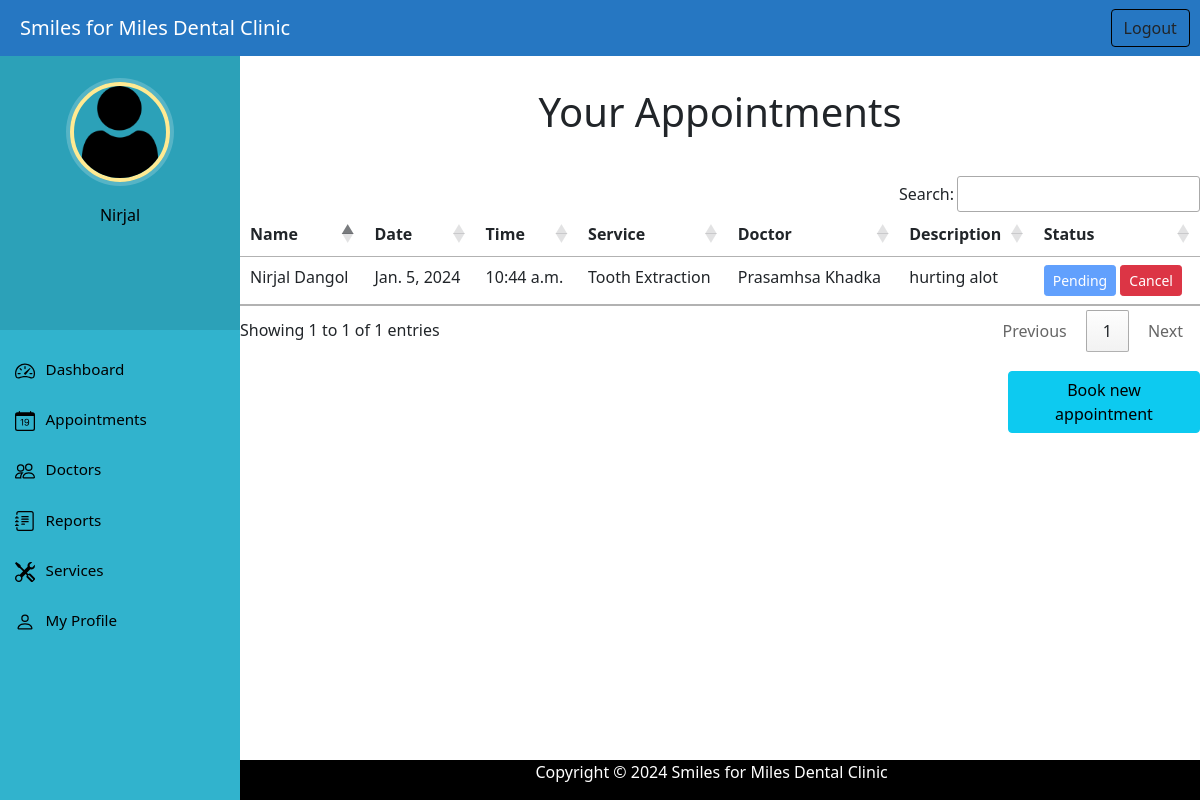
/user_view_appointment (signed in), run on the app's committed database.
### home/models.py (models this page shows, shortened)
class PatientUser(models.Model):
    user=models.OneToOneField(User, null=True, blank=False,on_delete=models.CASCADE)
    date_of_birth = models.DateField()
    phone_number = models.CharField(max_length=15)
    address = models.CharField(max_length=50)
    profile_picture = models.ImageField(upload_to='profile_pic/user_profile_pic/', default='img/defaultuser.png')
    def __str__(self):
        return self.user.first_name+" "+self.user.last_name

class Appointment(models.Model):
    patientUser = models.ForeignKey(PatientUser, blank=False, null=False, on_delete=models.CASCADE)
    doctor = models.ForeignKey(Doctor, blank=False, null=False, on_delete=models.CASCADE)
    service = models.ForeignKey(Service, blank=False, null=False, on_delete=models.CASCADE)
    date = models.DateField()
    time = models.TimeField()
    description = models.TextField()
    status = models.IntegerField('Status', default=0)

class Service(models.Model):
    service_name = models.CharField('Service',max_length=50)
    cost = models.IntegerField()
    description = models.TextField()
    def __str__(self):
        return self.service_name

class Doctor(models.Model):
    full_name = models.CharField(max_length=100)
    qualification = models.CharField(max_length=50)
    date_of_birth = models.DateField()
    email = models.EmailField(max_length=100)
    phone_number = models.CharField(max_length=15)
    address = models.CharField(max_length=50)
    profile_picture = models.ImageField(upload_to='profile_pic/doctor_profile_pic/',null=True,blank=True)
    experience = models.CharField(max_length=10, default="1 year")
    def __str__(self):
        return self.full_name

### home/views.py (the view)
# urls.py: path('user_view_appointment', views.user_view_appointment,name='user_view_appointment'),
@login_required(login_url='/login')
@user_passes_test(is_patient)
def user_view_appointment(request):
    patientUser = PatientUser.objects.get(user=request.user.id) #to get the profile picture in the sidebar
    appointment = Appointment.objects.filter(patientUser=patientUser).all()
    return render(request,'user_view_appointment.html', {'appointment':appointment ,'patientUser':patientUser})

### home/views.py (called while the page is built)
def is_patient(user):
    return user.groups.filter(name='PATIENT').exists()

### templates/user_view_appointment.html (shortened to what this page needs)
{% extends 'userbase.html' %}
{% load static %}
{% block content %}
<h1 class="text-center" style="margin-top: 40px;">Your Appointments</h1>
<div style="margin-top: 40px;">
  <div class="panel panel-primary">
    <table class="table table-hover" id="example">
      <thead>
        <tr>
          <th>Name</th>
          <th>Date</th>
          <th>Time</th>
          <th>Service</th>
          <th>Doctor</th>
          <th>Description</th>
          <th>Status</th>
        </tr>
      </thead>
      {% for a in appointment %}
      <tr>
        <td> {{a.patientUser}}</td>
        <td>{{a.date}}</td>
        <td>{{a.time}}</td>
        <td>{{a.service}}</td>
        <td>{{a.doctor}}</td>
        <td>{{a.description}}</td>
        {%if a.status == 0 %}
        <td> <button class="btn btn-sm btn-primary" disabled data-bs-toggle="button">Pending</button> <a class="btn btn-danger btn-sm" onclick="return confirm('Are you sure you want to cancel this appointment?')"
        name="cancel_button" href="{% url 'user_cancel_appointment' a.id  %}">Cancel</a></td>
        {% elif a.status == 1 %}
        <td> <button class="btn btn-sm btn-success" disabled data-bs-toggle="button" >Confirmed</button>
        <a class="btn btn-danger btn-sm" onclick="return confirm('Are you sure you want to cancel this appointment?')"
        name="cancel_button" href="{% url 'user_cancel_appointment' a.id  %}">Cancel</a></td>
        {% elif a.status == 2 %}
        <td> <button class="btn btn-sm btn-danger" disabled data-bs-toggle="button" >Rejected</button></td>
        {% elif a.status == 3 %}
        <td> <button class="btn btn-sm btn-danger" disabled data-bs-toggle="button" >Cancelled</button></td>
        {% elif a.status == 4 %}
        <td> <button class="btn btn-sm btn-success" disabled data-bs-toggle="button">Finished</button></td>
        {% endif %}
      </tr>
      {% endfor %}
    </table>
  </div>
  <a type="button" class="btn btn-info" href="/user_book_appointment" style="margin-left: 80%; margin-top:2%; margin-bottom: 5%;" >Book new appointment</a>
</div>
{% endblock content %}

### templates/userbase.html (shortened to what this page needs)
<!doctype html>
<html lang="en">
<head>
  {% load static %}
  <link rel="stylesheet" href="{% static 'css/dashboardstyle.css' %}">
  <link rel="stylesheet" href="https://cdn.datatables.net/1.11.5/css/jquery.dataTables.min.css">
  <link rel="stylesheet" href="https://cdn.datatables.net/buttons/2.2.2/css/buttons.dataTables.min.css">
  <link href="https://cdn.jsdelivr.net/npm/bootstrap@5.1.3/dist/css/bootstrap.min.css" rel="stylesheet"
>
</head>
<body>
  <nav class="menu" tabindex="0">
    <header class="avatar" style="height: 35%;">
      <img src="{% static patientUser.profile_picture .url %}" width="50px" height="100px"/>
      <br><br>
      <h6 style="color: black;">{{user.first_name}}</h6>
    </header>
    <ul>
      <li tabindex="0" class="icon-dashboard"> <a style="color:black; text-decoration:none;" href="/userdashboard"><span>Dashboard</span></a> </li>
      <li tabindex="0" class="icon-calendar"> <a style="color:black; text-decoration:none;" href="/userappointment"><span>Appointments</span></a></li>
      <li tabindex="0" class="icon-doctor"> <a style="color:black; text-decoration:none;" href="/user_view_doctors"><span>Doctors</span></a></li>
      <li tabindex="0" class="icon-report"> <a style="color:black; text-decoration:none;" href="/user_view_reports"><span>Reports</span></a></li>
      <li tabindex="0" class="icon-service"> <a style="color:black; text-decoration:none;" href="/user_view_services"><span>Services</span></a></li>
      <li tabindex="0" class="icon-profile"> <a style="color:black; text-decoration:none;" href="/user_view_profile"><span>My Profile</span></a></li>
    </ul>
  </nav>
  <main>
    <div class="bs-example">
      <nav class="navbar navbar-expand-md  navbar-dark fixed-top" style="background:#2677C2;">
        <a href="/userdashboard" class="navbar-brand" style="margin-left: 20px;">Smiles for Miles Dental Clinic</a>
        <div class="collapse navbar-collapse justify-content-between" id="navbarCollapse">
          <div class="navbar-nav" style=" margin-left: 90%;">
              <a type="button" class="btn" onclick="return confirm('Are you sure you want to logout?')" href="/logout" style="border-color: black;">Logout</a>
          </div>
        </div>
      </nav>
    </div>
    <br><br>
    {% block content %}
    {% endblock content %}
    <footer style="position: fixed; left: 0; bottom: 0; width: 100%;">
      <div class="container">
        <div class="row">
          <div class="col-md-12 col-sm-12">
            <div style="color:#ffffff; padding-left: 20%;" class="wow fadeInUp footer-copyright">
              <p> Copyright &copy; 2024 Smiles for Miles Dental Clinic </p>
            </div>
          </div>
        </div>
      </div>
    </footer>
  </main>
</body>
</html>

### static/css/dashboardstyle.css (style rules this page uses)
a:link { text-decoration: none; }
a { color: white; }
footer { padding: 0px 0px 0px 0px; background-color: black; margin: 0px; }
p { text-align: center; }
h6 { color: black; }
body { padding-left: 240px; color: black; }
main { position: relative; height: 100vh; }
.menu { background: #31b3cd; height: 100vh; width: 240px; position: fixed; top: 50px; left: 0; z-index: 5; outline: none; }
.menu .avatar { background: rgba(0, 0, 0, 0.1); padding: 2em 0.5em; text-align: center; }
.menu .avatar img { width: 100px; border-radius: 50%; overflow: hidden; border: 4px solid #ffea92; box-shadow: 0 0 0 4px rgba(255, 255, 255, 0.2); }
.menu ul { list-style: none; padding: 1em 0; margin: 0; }
.menu ul li { padding: 0.8em 1em 1em 3em; font-size: 0.95em; font-weight: regular; background-repeat: no-repeat; background-position: left 15px center; background-size: auto 20px; transition: all 0.15s linear; cursor: pointer; }
.menu ul li.icon-dashboard { background-image: url("../img/dashboard.svg"); }
.menu ul li.icon-report { background-image: url("../img/report.svg"); }
.menu ul li.icon-doctor { background-image: url("../img/people.svg"); }
.menu ul li.icon-calendar { background-image: url("../img/calendar.svg"); }
.menu ul li.icon-service { background-image: url("../img/service.svg"); }
.menu ul li.icon-profile { background-image: url("../img/person.svg"); }

### data on the page
PatientUser: profile_picture (placeholder picture)
Appointment: patientUser "Nirjal Dangol", date "Jan. 5, 2024", time "10:44 a.m.", service "Tooth Extraction", doctor "Prasamhsa Khadka", description "hurting alot", status "Pending"

### other printed values
{{ user.first_name }} "Nirjal"
